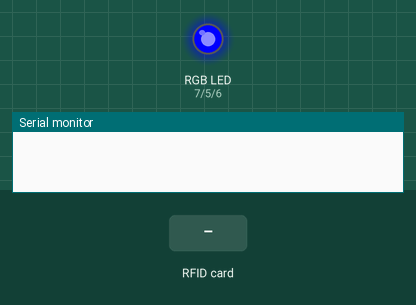
Simulated run of this sketch. Board: Arduino Uno, built with avr-gcc and run on an emulated ATmega328P. Parts: an RGB LED mixed from three pins (HIGH = lit), the last lines printed to the serial monitor. The inputs (shaded band) are chosen by the test bench. Pins used as bus, display or sensor lines are not drawn.

Above: at 0.8 s.
0.9 s: RFID card 04 2B 60 A2 5C 64 81 held to the reader
At 2.1 s:
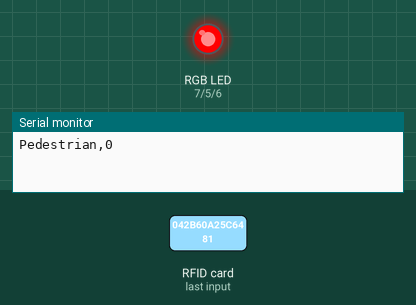
3.9 s: RFID card 04 20 53 C2 5C 64 80 held to the reader
At 6.2 s:
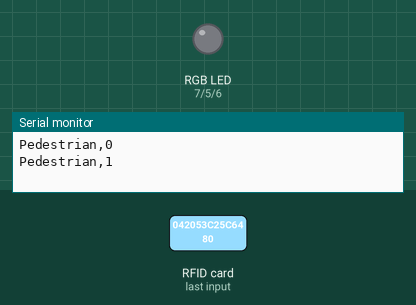
6.9 s: RFID card 04 4C 51 C2 5C 64 81 held to the reader
At 7.2 s:
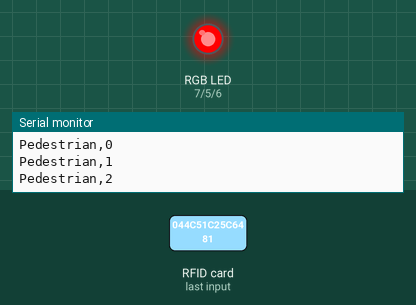
Timing chart, 0 to 10.4 s (numbered marks = the images above; inputs shaded):
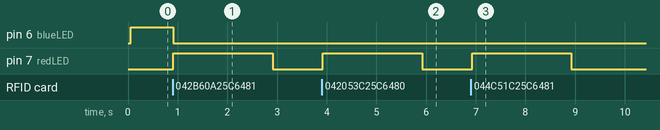

Measured:
- after the input at 0.9 s, pin 6 (blueLED): HIGH → LOW at once; pin 7 (redLED): LOW → HIGH at once, → LOW 2.0 s later
- after the input at 3.9 s, pin 7 (redLED): LOW → HIGH at once, → LOW 2.0 s later
- after the input at 6.9 s, pin 7 (redLED): LOW → HIGH at once, → LOW 2.0 s later

The sketch:

ScanLanes.ino
```cpp
/*
  This program scans NFC chips on road lanes and identifies them from the addresses
  in its memory. It sends the lane information via the serial protocol to be used by
  another program.
*/

// Import necessary libraries
#include <SPI.h>
#include <MFRC522.h>
#include <LiquidCrystal.h>

// Pins for reset and slave select pin for the SPI interface
#define RST_PIN 9
#define SS_PIN 10

  // Create MFRC522 instance for the RFID Sensor
MFRC522 mfrc522(SS_PIN, RST_PIN);

// Pins for the RGB LED
const int blueLED = 6;

const int redLED = 7;

const int greenLED = 5;

// Delay between lane scans
const int gameDelay = 2000;

// Arrays containing addresses of all known lanes
String pedestrian[4] = {"04 2B 60 A2 5C 64 81", "04 20 53 C2 5C 64 80", "04 4C 51 C2 5C 64 81", "04 F1 18 42 5D 64 80"};
String tram[4] = {"04 39 3C 42 5D 64 81", "04 52 40 42 5D 64 80", "04 EF 14 42 5D 64 80", "04 0C EF 7A 5D 64 81"};
String bus[4] = {"04 B3 F2 42 5D 64 80", "04 28 60 A2 5C 64 81", "90 5F B1 26", "04 0B EF 7A 5D 64 81"};
String bike[4] = {"04 4B EA 4A 5D 64 81", "04 57 40 42 5D 64 80", "04 53 55 C2 5C 64 81", "04 25 53 C2 5C 64 80"};
String car[4] = {"04 F2 EA BA 5C 64 80", "04 A5 EB BA 5C 64 80", "04 B1 2E 22 A8 64 80", "04 BA EC 7A 5D 64 80"};

void setup() {
  // Configure LED pins
  pinMode(redLED, OUTPUT);
  pinMode(greenLED, OUTPUT);
  pinMode(blueLED, OUTPUT);

  //Turn the LED off
  digitalWrite(redLED, LOW);
  digitalWrite(greenLED, LOW);
  digitalWrite(blueLED, LOW);

	// Initialize serial communications with the PC
  Serial.begin(9600);

  // Initialize the SPI bus for the RFID Sensor
	SPI.begin();

  // Initialize MFRC522 - RFID Sensor
	mfrc522.PCD_Init();

	delay(4);

  // All ready, turn the Blue LED on
  digitalWrite(blueLED, HIGH);

  // Begin scanning lanes
  scanLanes();
}

void loop(){
  // The code doesnt run in a loop so this is left empty
}

// Check if address is of lane type
bool checkType(String type[4], String address){
  return address == type[0] || address == type[1] || address == type[2] || address == type[3];
}

// Get the type of lane the address belongs to
String getRoadType(String address){
  if(checkType(pedestrian, address)){
    return "Pedestrian";
  }
  else if(checkType(tram, address)){
    return "Tram";
  }
  else if(checkType(bus, address)){
    return "Bus";
  }
  else if(checkType(bike, address)){
    return "Bike";
  }
  else if(checkType(car, address)){
    return "Car";
  }
}

// Get the address of the NFC Tag
String getAddress(){
  String address= "";
  byte letter;
  for (byte i = 0; i < mfrc522.uid.size; i++)
  {
    // Format the address
    address.concat(String(mfrc522.uid.uidByte[i] < 0x10 ? " 0" : " "));
    address.concat(String(mfrc522.uid.uidByte[i], HEX));
  }
  address.toUpperCase();

  return address.substring(1);
}

// Get the lane information and send it over Serial
void scanLanes(){
  for(int i = 0; i < 6; i++){
    if ( ! mfrc522.PICC_IsNewCardPresent() || ! mfrc522.PICC_ReadCardSerial()) {
      // Check if new tag is present
      i--;
		  continue;
	  }
    // Turn off the Blue LED
    digitalWrite(blueLED, LOW);

    //Output to Serial
    String output = getRoadType(getAddress()) + "," + String(i);
    Serial.println(output);

    // Turn the Red LED on to indicate a successful scan
    digitalWrite(redLED, HIGH);

    delay(gameDelay);

    digitalWrite(redLED, LOW);
  }
  // Print done and turn the Green LED on
  Serial.println("Done");
  digitalWrite(greenLED, HIGH);
}
```
